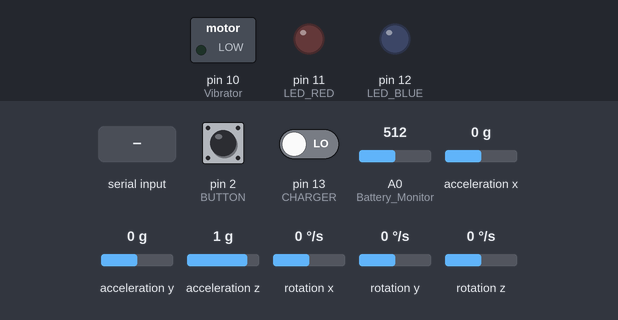
Simulated run of this sketch. Board: Arduino Uno, built with avr-gcc and run on an emulated ATmega328P. On the bench: switched loads named in the sketch (green lamp = pin HIGH), output pins drawn as LEDs (lit = HIGH). Dashed ring = blinking. Inputs (shaded band) come from the test bench; at power-on: pin 2 (BUTTON) HIGH, pin 13 (CHARGER) LOW, A0 (Battery_Monitor) = 512, acceleration x 0 g, acceleration y 0 g, acceleration z 1 g, rotation x 0 °/s, rotation y 0 °/s, rotation z 0 °/s. What the sketch prints to the serial monitor is not drawn.

Above: at 1.2 s.
1.3 s: pin 2 (BUTTON) pulled LOW for 3.2 s
At 4.4 s:
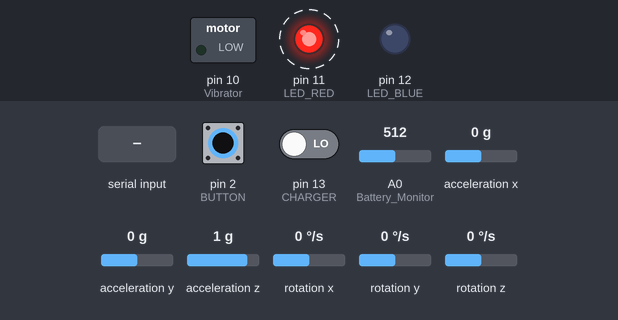
6.4 s: "M" received over Serial
At 6.61 s:
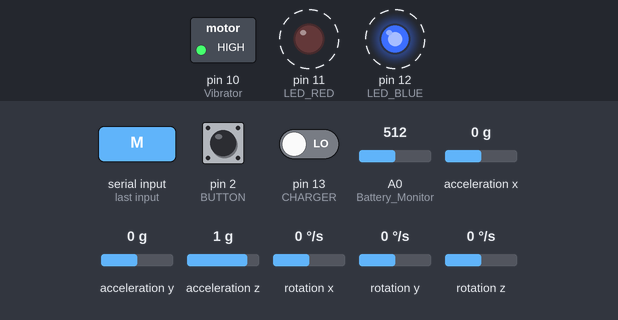
9.4 s: "C" received over Serial
At 14.5 s:
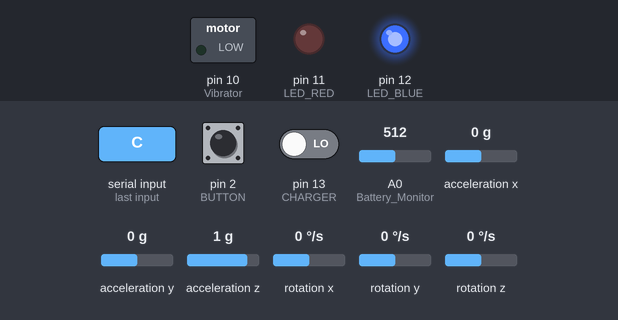
Timing chart, 0 to 21.8 s (numbered marks = the images above; inputs shaded):
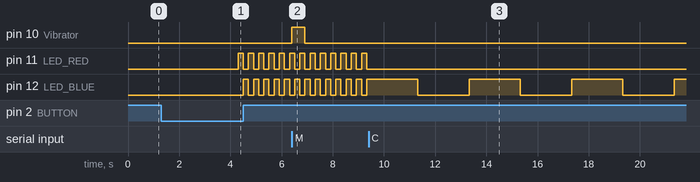

The sketch:

ArduinProMini_Main.ino
```cpp
#include <Wire.h>
#include <MPU6050.h>

// Definiciones del programa
#define Refresh 20              // Refresco del puerto serial
#define MPUReadTime 50          // Lectura del Giroscopio
#define SendDataTime 100        // Tiempo de envio de los datos al ESP8266
#define MotorTimeON 500           // Tiempo de encendido del motor
#define BatteryReadTime 1000    // Tiempo de lectura de la batería
#define ESPCONNECT 1000         // Tiempo de reconexion con el ESP
#define TimeoutButton 3000
#define BlinkLED_BLUE 2000       // Parpadeo led azul modo normal
#define BlinkLED_RED 200        // Parpadeo led rojo modo batería baja
#define BlinkCONNECT 200         // Parpadeo para indicar que se esta conectando el dispositivo


// Constantes del programa ******************
const int BUTTON = 2;
const int Vibrator = 10;
const int LED_RED = 11;
const int LED_BLUE = 12;
const int CHARGER = 13;
const int Battery_Monitor = A0;
const float Conversion = 1.1 / 1023;
const float BatteryConversion = 4.193;

// Variables de uso general *****************
bool EnableModule = false;  // Variable que se utiliza para activar o desactivar todos los modulos
bool TimeoutON = false;     // Variable empleada para conocer si el pulsador se mantuvo presionado dentro del tiempo establecido
int SystemState = 0;        // Indica el estado del sistema. 0: sistema conectandose, 1: sistema conectado. 2: sistema con batería baja
bool LedBlueState = false;
bool LedRedState = false;
float BatteryVoltage = 0;
bool ChargerConnect = false;
bool ConnectESP = false;
bool TurnOnMotor = false;
int BatteryPorcent = 0;

// Variables Pitch, Roll and Yaw para la obtención de angulos de inclinación
float pitch = 0;    // Incremento en Y
float roll = 0;     // Incremento en X
float yaw = 0;      // Incremento en Z

// Variables para la comunicación con el ESP *****
unsigned char *pitchData = (unsigned char *)&pitch;
unsigned char *rollData = (unsigned char *)&roll;
unsigned char *yawData = (unsigned char *)&yaw;
unsigned char *BatteryVoltageData = (unsigned char *)&BatteryVoltage;

// Variables de control de ejecución *************
volatile unsigned long CurrentTime = 0;
volatile unsigned long ButtonTime = 0;
unsigned long LED_REDTime = 0;
unsigned long LED_BLUETime = 0;
unsigned long SerialTime = 0;
unsigned long BatteryTime = 0;
unsigned long MPUTime = 0;
unsigned long ESPCONNECTTime = 0;
unsigned long ESPSendDataTime = 0;
unsigned long MotorTime = 0;

// Instancia del sensor MPU 6050
MPU6050 mpu;

void setup() {
  // Configuración del puerto serial *****************
  Serial.begin(115200);

  // Configuración de pines de entrada y salida ******
  pinMode(BUTTON, INPUT_PULLUP);
  pinMode(Vibrator, OUTPUT);
  pinMode(LED_RED, OUTPUT);
  pinMode(LED_BLUE, OUTPUT);
  pinMode(CHARGER, INPUT);

  // Estado inicial de las salidas ******************
  digitalWrite(Vibrator, LOW);
  digitalWrite(LED_RED, LOW);
  digitalWrite(LED_BLUE, LOW);

  // Configuración de referencia de voltaje
  analogReference(INTERNAL);

  // Initialize MPU6050
  while (!mpu.begin(MPU6050_SCALE_2000DPS, MPU6050_RANGE_2G))
  {
    Serial.println("Could not find a valid MPU6050 sensor, check wiring!");
    delay(500);
  }
  // Configuración de umbral giroscopio ************
  mpu.setThreshold(3);
  // Configuración de interrupción externa *********
  noInterrupts();
  attachInterrupt(digitalPinToInterrupt(BUTTON), ButtonISRHandler, FALLING);
  interrupts();

}
void ButtonISRHandler() {
  TimeoutON = true;
  ButtonTime = CurrentTime;
}

void SystemON_OFF() {
  EnableModule = !EnableModule;
  if (EnableModule) {
    LedBlueState = true;
    LedRedState = false;
    SystemState = 0;
    mpu.calibrateGyro();        // Calibra el giroscopio **************************************
    TurnOnMotor = false;
    ConnectESP = false;         // Indica al sistema que debe conectarse al ESP8266
    Serial.print('C');          // Envia el caracter C (confirma mijin) para indicar al ESP que se debe conectar ***********
    ESPCONNECTTime = CurrentTime; // Reestablece el contador de tiempo para evitar un doble envio del caracter en el loop
    mpu.setSleepEnabled(false);
  } else {
    digitalWrite(Vibrator, LOW);
    digitalWrite(LED_RED, LOW);
    digitalWrite(LED_BLUE, LOW);
    Serial.print('O');          // Apaga WIFI en el ESP8266
    mpu.setSleepEnabled(true);
  }
}
void SerialHandler() {
  char data;
  if (Serial.available() > 0) {
    data = Serial.read();
    switch (data) {
      case 'C': // si recibe la C, el ESP ha confirmado xD
        SystemState = 1;  // Pasa a modo de conexión
        ConnectESP = true;
        // Apaga el LED rojo debido a que podria haberse quedado encendido durante el modo de conexión
        LedRedState = false;
        digitalWrite(LED_RED, LedRedState);
        break;
      case 'D':
        break;
      case 'M':
        TurnOnMotor = true;
        MotorTime = CurrentTime;
        digitalWrite(Vibrator, HIGH);
        break;
    }
  }
}
unsigned long LEDS_TIME(bool LED) {  // LED = 0: Led azul, // LED = 1: Led red
  switch (SystemState) {
    case 0:
      return BlinkCONNECT;
      break;
    case 1:
      if (LED) {
        return 999999999;   // El led no debe parpadear, por lo que se envia un valor muy alto para que no tenga tiempo para parpadear
      } else {
        return BlinkLED_BLUE;
      }
      break;
    case 2:
      if (LED) {
        return BlinkLED_RED;
      } else {
        return 999999999;   // El led no debe parpadear, por lo que se envia un valor muy alto para que no tenga tiempo para parpadear
      }
      break;
  }
}
void ReadMPU() {
  // Read normalized values
  Vector norm = mpu.readNormalizeGyro();
  // Calculate Pitch, Roll and Yaw
  pitch = pitch + norm.YAxis;// * (float)MPUReadTime / 1000;
  roll = roll + norm.XAxis;// * (float)MPUReadTime / 1000;
  yaw = yaw + norm.ZAxis;// * (float)MPUReadTime / 1000;
}
void SenData() {
  Serial.print('S');     // Indica que se van a enviar datos ************
  for (int i = 3; i >= 0; i--)
    Serial.write(pitchData[i]);
  for (int i = 3; i >= 0; i--)
    Serial.write(rollData[i]);
  for (int i = 3; i >= 0; i--)
    Serial.write(yawData[i]);
  for (int i = 3; i >= 0; i--)
    Serial.write(BatteryVoltageData[i]);
  if (ChargerConnect) {
    Serial.print('Y');  // Envia Y (yes) si el cargador esta conectado
  } else {
    Serial.print('N');  // Envia N (No) si el cargador esta desconectado
  }
}
void loop() {
  // Actualización de tiempo de sistema **************
  CurrentTime = millis();

  // Controlador de comunicación serial **************
  if (((CurrentTime - SerialTime) > Refresh) && (EnableModule == true)) {
    SerialHandler();
    SerialTime = CurrentTime;
  }
  // Controlador de lectura del giroscopio **************
  if (((CurrentTime - MPUTime) > MPUReadTime) && (EnableModule == true)) {
    ReadMPU();
    MPUTime = CurrentTime;
  }
  // Controlador de activación o desactivación del modulo
  if (((CurrentTime - ButtonTime) > TimeoutButton) && (TimeoutON == true)) {
    TimeoutON = false;
    if (digitalRead(BUTTON) == 0) {
      SystemON_OFF();
    }
  }
  // Controlador de conección con el ESP **************
  if (((CurrentTime - ESPCONNECTTime) > ESPCONNECT) && (EnableModule == true) && (ConnectESP == false)) {
    Serial.print('C');          // Envia el caracter C para indicar al ESP que se debe conectar ***********
    ESPCONNECTTime = CurrentTime;
  }
  // Controlador de envio de datos al ESP8266 **************
  if (((CurrentTime - ESPSendDataTime) > SendDataTime) && (EnableModule == true) && (SystemState == 1)) {
    SenData();
    ESPSendDataTime = CurrentTime;
  }
  // Lectura de la batería y detección del cargador *************
  if (((CurrentTime - BatteryTime) > BatteryReadTime) && (EnableModule == true)) {
    BatteryVoltage = analogRead(Battery_Monitor) * Conversion * BatteryConversion;
    BatteryPorcent = map(BatteryVoltage, 3.5, 4.10, 0, 100);
    if (digitalRead(CHARGER) == 1) {
      ChargerConnect = true;
    } else {
      ChargerConnect = false;
    }
    BatteryTime = CurrentTime;
  }
  // Controlador del parpadeo del led azul *************
  if (((CurrentTime - LED_BLUETime) > LEDS_TIME(false)) && (EnableModule == true)) {
    LedBlueState = !LedBlueState;
    digitalWrite(LED_BLUE, LedBlueState);
    LED_BLUETime = CurrentTime;
  }
  // Controlador del parpadeo del led rojo *************
  if (((CurrentTime - LED_REDTime) > LEDS_TIME(true)) && (EnableModule == true)) {
    LedRedState = !LedRedState;
    digitalWrite(LED_RED, LedRedState);
    LED_REDTime = CurrentTime;
  }
  // Controlador de encendido del motor **************
  if (((CurrentTime - MotorTime) > MotorTimeON) && (EnableModule == true) && (TurnOnMotor == true)) {
    digitalWrite(Vibrator, LOW);
    TurnOnMotor = false;
  }
}
```

Measured:
- after the input at 1.3 s, pin 11 (LED_RED): alternates HIGH for 0.20 s and LOW for 0.20 s, starting after 3.0 s; pin 12 (LED_BLUE): alternates HIGH for 0.20 s and LOW for 0.20 s, starting after 3.2 s
- after the input at 6.4 s, pin 10 (Vibrator): LOW → HIGH at once, → LOW 0.50 s later
- after the input at 9.4 s, pin 11 (LED_RED): stops changing and stays LOW; pin 12 (LED_BLUE): alternates HIGH for 2.0 s and LOW for 2.0 s, starting after 1.9 s
